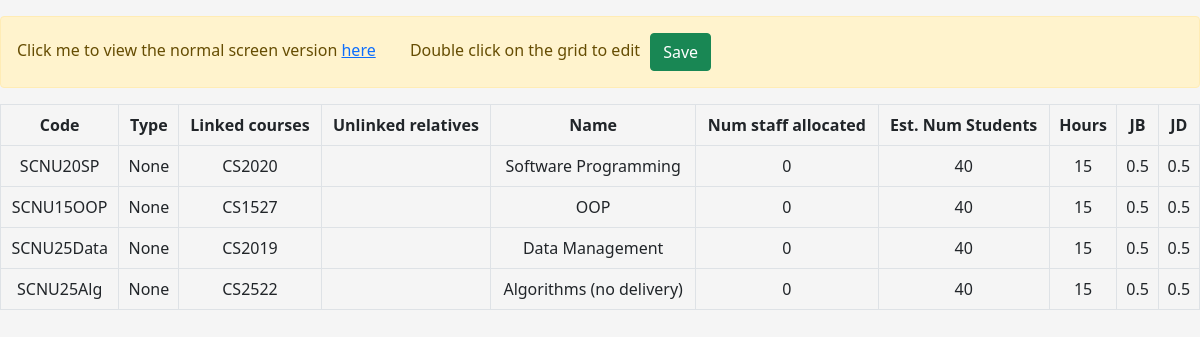
The page /staffvModules/full/project/ on the database as committed earlier.
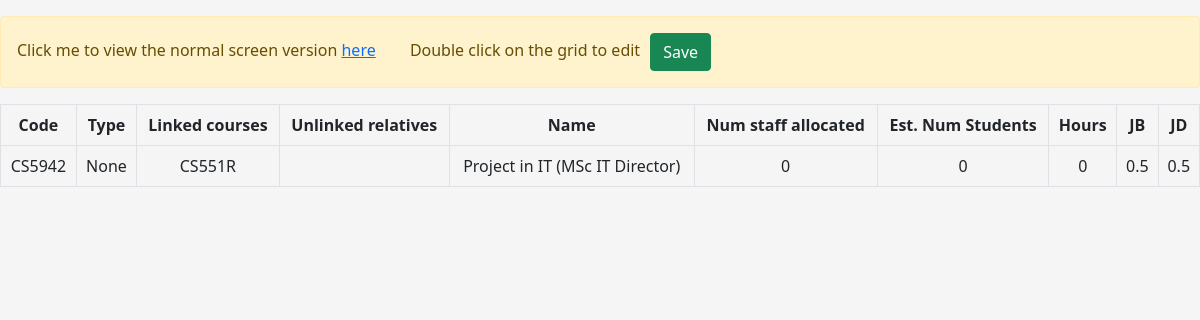
The same page on the database as committed later.
### staffvModules/models.py (models this page shows, shortened)
class Project(models.Model):
    id = models.AutoField(primary_key=True)
    code = models.CharField(max_length=100)
    linked_courses = models.CharField(max_length=100)
    unlinked_relatives = models.CharField(max_length=100)
    name = models.CharField(max_length=100)
    type = models.CharField(max_length=100, null=True, blank=True)
    num_staff_allocated = models.IntegerField()
    est_num_students = models.IntegerField()
    hours = models.IntegerField()
    create_time = models.DateTimeField(auto_now_add=True)
    is_delete = models.BooleanField(default=False)
    class Meta:
        db_table = 'balancer_project'

### staffvModules/views.py (the view)
# urls.py: path('full/', views.full_list, name='staffvModules_full_course_list'),
def full_list(request, category=None):
    if category == 'project':
        items = Project.objects.filter(is_delete=0)
        template_name = 'full/full_project_list.html'
    elif category == 'adminrole':
        items = AdminRole.objects.filter(is_delete=0)
        template_name = 'full/full_adminrole_list.html'
    elif category == 'schoolrole':
        items = SchoolRole.objects.filter(is_delete=0)
        template_name = 'full/full_schoolrole_list.html'
    elif category == 'unirole':
        items = UniRole.objects.filter(is_delete=0)
        template_name = 'full/full_unirole_list.html'
    else:
        items = Course.objects.filter(is_delete=0)
        template_name = 'full/full_course_list.html'
    context = {'list': items}
    return render(request, template_name, context)

### staffvModules/templates/full/full_project_list.html (shortened to what this page needs)
{% include 'common/header.html' %}
<div class="main-content">
    <div class="container my-3">
        <div class="alert alert-warning mt-3" role="alert">
            Click me to view the normal screen version <a href="/staffvModules/project/">here</a>
            <span  style="margin-left: 30px;">Double click on the grid to edit</span><button class="btn btn-success" style="margin-left: 10px;" onclick="alert('This feature has not yet been developed')">Save</button>
        </div>
        <div class="tab-content" id="myTabsContent">
            <div class="tab-pane fade show active" id="courses" role="tabpanel" aria-labelledby="coursesTab">
                <div class="table-responsive">
                    <table class="table table-bordered table-hover">
                        <thead>
                            <tr>
                                <th>Code</th>
                                <th>Type</th>
                                <th>Linked courses</th>
                                <th>Unlinked relatives</th>
                                <th>Name</th>
                                <th>Num staff allocated</th>
                                <th>Est. Num Students</th>
                                <th>Hours</th>
                                <th>JB</th>
                                <th>JD</th>
                            </tr>
                        </thead>
                        <tbody>
                            {% for project in list %}
                            <tr>
                                <td ondblclick="editCell(this)">{{ project.code }}</td>
                                <td ondblclick="editCell(this)">{{ project.type }}</td>
                                <td ondblclick="editCell(this)">{{ project.linked_courses }}</td>
                                <td ondblclick="editCell(this)">{{ project.unlinked_relatives }}</td>
                                <td ondblclick="editCell(this)">{{ project.name }}</td>
                                <td ondblclick="editCell(this)">{{ project.num_staff_allocated }}</td>
                                <td ondblclick="editCell(this)">{{ project.est_num_students }}</td>
                                <td ondblclick="editCell(this)">{{ project.hours }}</td>
                                <td ondblclick="editCell(this)">0.5</td>
                                <td ondblclick="editCell(this)">0.5</td>
                            </tr>
                            {% endfor %}
                        </tbody>
                    </table>
                </div>
            </div>
        </div>
    </div>
</div>

### templates/common/header.html (shortened to what this page needs)
<!DOCTYPE html>
<html>
<head>
    <link rel="stylesheet" href="https://cdn.jsdelivr.net/npm/bootstrap@5.1.0/dist/css/bootstrap.min.css">
</head>
<body>

### templates/common/header.html (style rules this page uses)
body { background-color: #f5f5f5; }

### staffvModules/templates/full/full_project_list.html (style rules this page uses)
.container.my-3 { width: 100%; max-width: 100%; padding-left: 0; padding-right: 0; }
.table { width: 100%; }
.table thead th { text-align: center; font-weight: bold; }
.table tbody td { text-align: center; position: relative; cursor: pointer; }

Rows that differ between the two databases and show on the page:
removed Project: code "SCNU20SP", type "None", linked_courses "CS2020", name "Software Programming", num_staff_allocated "0", est_num_students "40", hours "15"
removed Project: code "SCNU15OOP", type "None", linked_courses "CS1527", name "OOP", num_staff_allocated "0", est_num_students "40", hours "15"
removed Project: code "SCNU25Data", type "None", linked_courses "CS2019", name "Data Management", num_staff_allocated "0", est_num_students "40", hours "15"
removed Project: code "SCNU25Alg", type "None", linked_courses "CS2522", name "Algorithms (no delivery)", num_staff_allocated "0", est_num_students "40", hours "15"
now on this page (row edited): Project: code "CS5942", type "None", linked_courses "CS551R", name "Project in IT (MSc IT Director)", num_staff_allocated "0", est_num_students "0", hours "0"
